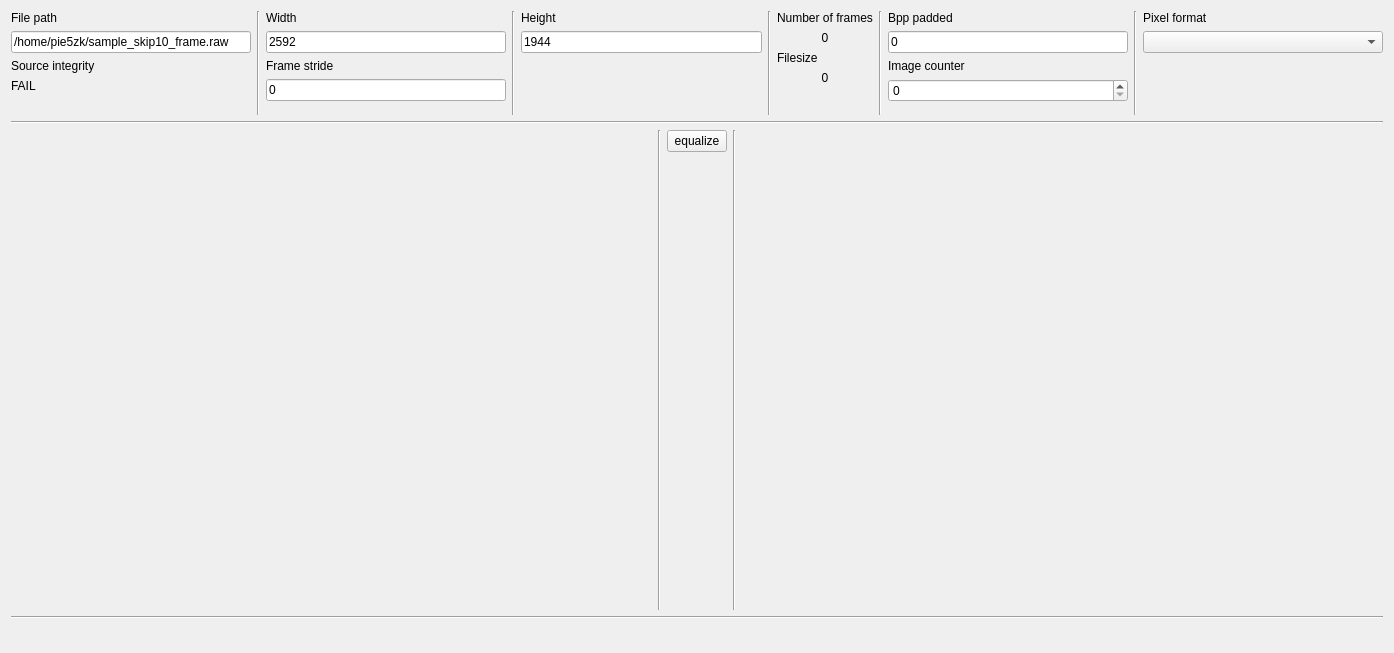
<?xml version="1.0" encoding="UTF-8"?>
<ui version="4.0">
 <class>convert</class>
 <widget class="QMainWindow" name="convert">
  <property name="windowModality">
   <enum>Qt::NonModal</enum>
  </property>
  <property name="enabled">
   <bool>true</bool>
  </property>
  <property name="geometry">
   <rect>
    <x>0</x>
    <y>0</y>
    <width>1394</width>
    <height>653</height>
   </rect>
  </property>
  <property name="windowTitle">
   <string>convert</string>
  </property>
  <widget class="QWidget" name="centralWidget">
   <layout class="QHBoxLayout" name="horizontalLayout_2">
    <item>
     <layout class="QVBoxLayout" name="verticalLayout_7" stretch="0,0,0,0,0">
      <property name="sizeConstraint">
       <enum>QLayout::SetNoConstraint</enum>
      </property>
      <property name="bottomMargin">
       <number>9</number>
      </property>
      <item>
       <layout class="QHBoxLayout" name="horizontalLayout">
        <item>
         <layout class="QVBoxLayout" name="verticalLayout">
          <item>
           <widget class="QLabel" name="label">
            <property name="text">
             <string>File path</string>
            </property>
           </widget>
          </item>
          <item>
           <widget class="QLineEdit" name="file_path">
            <property name="text">
             <string>/home/pie5zk/sample_skip10_frame.raw</string>
            </property>
           </widget>
          </item>
          <item>
           <widget class="QLabel" name="label_5">
            <property name="text">
             <string>Source integrity</string>
            </property>
           </widget>
          </item>
          <item>
           <widget class="QLabel" name="Source_img_integrity">
            <property name="text">
             <string>FAIL</string>
            </property>
           </widget>
          </item>
          <item>
           <spacer name="verticalSpacer_7">
            <property name="orientation">
             <enum>Qt::Vertical</enum>
            </property>
            <property name="sizeHint" stdset="0">
             <size>
              <width>20</width>
              <height>40</height>
             </size>
            </property>
           </spacer>
          </item>
         </layout>
        </item>
        <item>
         <widget class="Line" name="line">
          <property name="orientation">
           <enum>Qt::Vertical</enum>
          </property>
         </widget>
        </item>
        <item>
         <layout class="QVBoxLayout" name="verticalLayout_2">
          <item>
           <widget class="QLabel" name="label_2">
            <property name="text">
             <string>Width</string>
            </property>
           </widget>
          </item>
          <item>
           <widget class="QLineEdit" name="width">
            <property name="text">
             <string>2592</string>
            </property>
           </widget>
          </item>
          <item>
           <widget class="QLabel" name="label_6">
            <property name="text">
             <string>Frame stride</string>
            </property>
           </widget>
          </item>
          <item>
           <widget class="QLineEdit" name="frame_stride">
            <property name="text">
             <string>0</string>
            </property>
           </widget>
          </item>
          <item>
           <spacer name="verticalSpacer_6">
            <property name="orientation">
             <enum>Qt::Vertical</enum>
            </property>
            <property name="sizeHint" stdset="0">
             <size>
              <width>20</width>
              <height>40</height>
             </size>
            </property>
           </spacer>
          </item>
         </layout>
        </item>
        <item>
         <widget class="Line" name="line_2">
          <property name="orientation">
           <enum>Qt::Vertical</enum>
          </property>
         </widget>
        </item>
        <item>
         <layout class="QVBoxLayout" name="verticalLayout_3">
          <item>
           <widget class="QLabel" name="label_3">
            <property name="text">
             <string>Height</string>
            </property>
           </widget>
          </item>
          <item>
           <widget class="QLineEdit" name="height">
            <property name="text">
             <string>1944</string>
            </property>
           </widget>
          </item>
          <item>
           <spacer name="verticalSpacer">
            <property name="orientation">
             <enum>Qt::Vertical</enum>
            </property>
            <property name="sizeHint" stdset="0">
             <size>
              <width>20</width>
              <height>40</height>
             </size>
            </property>
           </spacer>
          </item>
         </layout>
        </item>
        <item>
         <widget class="Line" name="line_3">
          <property name="orientation">
           <enum>Qt::Vertical</enum>
          </property>
         </widget>
        </item>
        <item>
         <layout class="QVBoxLayout" name="verticalLayout_4">
          <item>
           <widget class="QLabel" name="label_7">
            <property name="text">
             <string>Number of frames</string>
            </property>
           </widget>
          </item>
          <item>
           <widget class="QLabel" name="num_frames">
            <property name="text">
             <string>0</string>
            </property>
            <property name="alignment">
             <set>Qt::AlignCenter</set>
            </property>
           </widget>
          </item>
          <item>
           <widget class="QLabel" name="label_8">
            <property name="text">
             <string>Filesize</string>
            </property>
           </widget>
          </item>
          <item>
           <widget class="QLabel" name="file_size">
            <property name="text">
             <string>0</string>
            </property>
            <property name="alignment">
             <set>Qt::AlignCenter</set>
            </property>
           </widget>
          </item>
          <item>
           <spacer name="verticalSpacer_8">
            <property name="orientation">
             <enum>Qt::Vertical</enum>
            </property>
            <property name="sizeHint" stdset="0">
             <size>
              <width>20</width>
              <height>40</height>
             </size>
            </property>
           </spacer>
          </item>
         </layout>
        </item>
        <item>
         <widget class="Line" name="line_4">
          <property name="orientation">
           <enum>Qt::Vertical</enum>
          </property>
         </widget>
        </item>
        <item>
         <layout class="QVBoxLayout" name="verticalLayout_5">
          <item>
           <widget class="QLabel" name="label_9">
            <property name="text">
             <string>Bpp padded</string>
            </property>
           </widget>
          </item>
          <item>
           <widget class="QLineEdit" name="bpp_pad">
            <property name="text">
             <string>0</string>
            </property>
           </widget>
          </item>
          <item>
           <widget class="QLabel" name="label_10">
            <property name="text">
             <string>Image counter</string>
            </property>
           </widget>
          </item>
          <item>
           <widget class="QSpinBox" name="src_img_count"/>
          </item>
          <item>
           <spacer name="verticalSpacer_4">
            <property name="orientation">
             <enum>Qt::Vertical</enum>
            </property>
            <property name="sizeHint" stdset="0">
             <size>
              <width>20</width>
              <height>40</height>
             </size>
            </property>
           </spacer>
          </item>
         </layout>
        </item>
        <item>
         <widget class="Line" name="line_5">
          <property name="orientation">
           <enum>Qt::Vertical</enum>
          </property>
         </widget>
        </item>
        <item>
         <layout class="QVBoxLayout" name="verticalLayout_6">
          <item>
           <widget class="QLabel" name="label_4">
            <property name="text">
             <string>Pixel format</string>
            </property>
           </widget>
          </item>
          <item>
           <widget class="QComboBox" name="pixel_fmt"/>
          </item>
          <item>
           <spacer name="verticalSpacer_5">
            <property name="orientation">
             <enum>Qt::Vertical</enum>
            </property>
            <property name="sizeHint" stdset="0">
             <size>
              <width>20</width>
              <height>40</height>
             </size>
            </property>
           </spacer>
          </item>
          <item>
           <spacer name="horizontalSpacer">
            <property name="orientation">
             <enum>Qt::Horizontal</enum>
            </property>
            <property name="sizeHint" stdset="0">
             <size>
              <width>40</width>
              <height>20</height>
             </size>
            </property>
           </spacer>
          </item>
         </layout>
        </item>
       </layout>
      </item>
      <item>
       <widget class="Line" name="line_6">
        <property name="orientation">
         <enum>Qt::Horizontal</enum>
        </property>
       </widget>
      </item>
      <item>
       <layout class="QHBoxLayout" name="horizontalLayout_5">
        <property name="sizeConstraint">
         <enum>QLayout::SetFixedSize</enum>
        </property>
        <item>
         <widget class="QLabel" name="draw_window">
          <property name="minimumSize">
           <size>
            <width>640</width>
            <height>480</height>
           </size>
          </property>
          <property name="text">
           <string/>
          </property>
          <property name="scaledContents">
           <bool>true</bool>
          </property>
         </widget>
        </item>
        <item>
         <widget class="Line" name="line_8">
          <property name="orientation">
           <enum>Qt::Vertical</enum>
          </property>
         </widget>
        </item>
        <item>
         <layout class="QVBoxLayout" name="verticalLayout_8">
          <property name="spacing">
           <number>10</number>
          </property>
          <property name="sizeConstraint">
           <enum>QLayout::SetFixedSize</enum>
          </property>
          <item>
           <widget class="QPushButton" name="equalize">
            <property name="maximumSize">
             <size>
              <width>60</width>
              <height>40</height>
             </size>
            </property>
            <property name="text">
             <string>equalize</string>
            </property>
           </widget>
          </item>
          <item>
           <spacer name="verticalSpacer_2">
            <property name="orientation">
             <enum>Qt::Vertical</enum>
            </property>
            <property name="sizeHint" stdset="0">
             <size>
              <width>20</width>
              <height>40</height>
             </size>
            </property>
           </spacer>
          </item>
         </layout>
        </item>
        <item>
         <widget class="Line" name="line_7">
          <property name="orientation">
           <enum>Qt::Vertical</enum>
          </property>
         </widget>
        </item>
        <item>
         <widget class="QLabel" name="modified_draw_window">
          <property name="minimumSize">
           <size>
            <width>640</width>
            <height>480</height>
           </size>
          </property>
          <property name="text">
           <string/>
          </property>
          <property name="scaledContents">
           <bool>true</bool>
          </property>
         </widget>
        </item>
       </layout>
      </item>
      <item>
       <widget class="Line" name="line_9">
        <property name="orientation">
         <enum>Qt::Horizontal</enum>
        </property>
       </widget>
      </item>
      <item>
       <spacer name="verticalSpacer_3">
        <property name="orientation">
         <enum>Qt::Vertical</enum>
        </property>
        <property name="sizeHint" stdset="0">
         <size>
          <width>20</width>
          <height>40</height>
         </size>
        </property>
       </spacer>
      </item>
     </layout>
    </item>
   </layout>
  </widget>
 </widget>
 <layoutdefault spacing="6" margin="11"/>
 <resources/>
 <connections/>
</ui>
